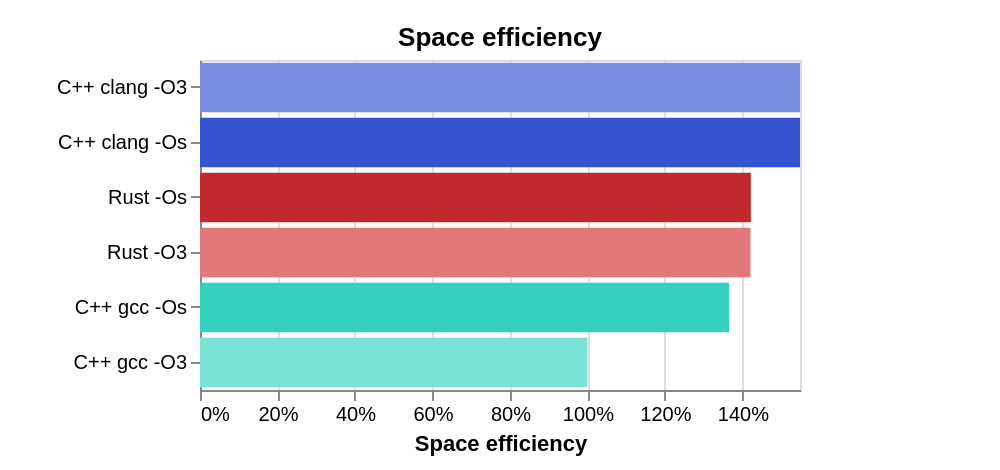

Vega-Lite specification for this chart:
### Vega-Lite specification from a JSON file in a GitHub repository (floating-point values rounded to 4 significant figures)
{"$schema": "https://vega.github.io/schema/vega-lite/v5.json", "title": "Space efficiency", "data": {"values": [{"Logic blocks": 1945, "Flip-flops": 626, "RAM blocks": 0, "trueDualPortBlockRam": 0, "Multipliers": 0, "otherBlocks": 0, "Area": 2571, "Maximum frequency (MHz)": 83.13, "Average clock cycles": 325, "id": "md5_rust_size", "Setup": "Rust -Os", "Scenario": "Rust", "compilerSetup": "rust -Os", "Implementation": "Rust", "Function": "md5", "Compiler": "Rust", "Optimized for": "size", "Optimization flag": "-Os", "Language": "Rust", "Idiomatic": "false", "From crates.io": "false", "color": "#C1292E"}, {"Logic blocks": 1997, "Flip-flops": 626, "RAM blocks": 0, "trueDualPortBlockRam": 0, "Multipliers": 0, "otherBlocks": 0, "Area": 2623, "Maximum frequency (MHz)": 84.75, "Average clock cycles": 325, "id": "md5_rust_speed", "Setup": "Rust -O3", "Scenario": "Rust", "compilerSetup": "rust -O3", "Implementation": "Rust", "Function": "md5", "Compiler": "Rust", "Optimized for": "speed", "Optimization flag": "-O3", "Language": "Rust", "Idiomatic": "false", "From crates.io": "false", "color": "#E2787C"}, {"Logic blocks": 2043, "Flip-flops": 556, "RAM blocks": 0, "trueDualPortBlockRam": 0, "Multipliers": 0, "otherBlocks": 0, "Area": 2599, "Maximum frequency (MHz)": 91.81, "Average clock cycles": 326, "id": "md5_clang_speed", "Setup": "C++ clang -O3", "Scenario": "C++ clang", "compilerSetup": "clang -O3", "Implementation": "C++", "Function": "md5", "Compiler": "Clang", "Optimized for": "speed", "Optimization flag": "-O3", "Language": "C++", "Idiomatic": "false", "From crates.io": "false", "color": "#7A8FE1"}, {"Logic blocks": 2613, "Flip-flops": 765, "RAM blocks": 0, "trueDualPortBlockRam": 0, "Multipliers": 0, "otherBlocks": 0, "Area": 3378, "Maximum frequency (MHz)": 103.3, "Average clock cycles": 437, "id": "md5_gcc_speed", "Setup": "C++ gcc -O3", "Scenario": "C++ gcc", "compilerSetup": "gcc -O3", "Implementation": "C++", "Function": "md5", "Compiler": "GCC", "Optimized for": "speed", "Optimization flag": "-O3", "Language": "C++", "Idiomatic": "false", "From crates.io": "false", "color": "#7AE1D5"}, {"Logic blocks": 2043, "Flip-flops": 556, "RAM blocks": 0, "trueDualPortBlockRam": 0, "Multipliers": 0, "otherBlocks": 0, "Area": 2599, "Maximum frequency (MHz)": 91.81, "Average clock cycles": 326, "id": "md5_clang_size", "Setup": "C++ clang -Os", "Scenario": "C++ clang", "compilerSetup": "clang -Os", "Implementation": "C++", "Function": "md5", "Compiler": "Clang", "Optimized for": "size", "Optimization flag": "-Os", "Language": "C++", "Idiomatic": "false", "From crates.io": "false", "color": "#3454D1"}, {"Logic blocks": 1961, "Flip-flops": 599, "RAM blocks": 0, "trueDualPortBlockRam": 0, "Multipliers": 0, "otherBlocks": 0, "Area": 2560, "Maximum frequency (MHz)": 91.47, "Average clock cycles": 374, "id": "md5_gcc_size", "Setup": "C++ gcc -Os", "Scenario": "C++ gcc", "compilerSetup": "gcc -Os", "Implementation": "C++", "Function": "md5", "Compiler": "GCC", "Optimized for": "size", "Optimization flag": "-Os", "Language": "C++", "Idiomatic": "false", "From crates.io": "false", "color": "#34D1BF"}]}, "transform": [{"calculate": "round(datum['Average clock cycles'] / (datum['Maximum frequency (MHz)'] * 1000000) * 1000000000)", "as": "Execution duration (ns)"}, {"calculate": "1000000000 / datum['Execution duration (ns)']", "as": "Executions per second"}, {"calculate": "datum['Executions per second'] / datum['Area']", "as": "Raw space efficiency"}, {"joinaggregate": [{"op": "min", "field": "Raw space efficiency", "as": "Baseline space efficiency"}]}, {"calculate": "datum['Raw space efficiency'] / ((warn(index)['Raw space efficiency'] > 0)&&( index['Raw space efficiency'][0] != -1) ? index['Raw space efficiency'][0] : datum['Baseline space efficiency'])", "as": "Space efficiency"}, {"joinaggregate": [{"op": "max", "field": "Space efficiency", "as": "Max space efficiency"}]}], "autosize": "none", "padding": {"left": 100, "top": 30, "right": 100, "bottom": 40}, "width": 300, "height": 165, "mark": {"type": "bar", "tooltip": true, "stroke": "black"}, "encoding": {"y": {"field": "Setup", "title": null, "sort": "-x"}, "x": {"field": "Space efficiency", "type": "quantitative", "axis": {"format": "%"}, "scale": {"nice": false}}, "color": {"legend": null, "field": "color", "type": "nominal", "scale": {"range": {"field": "color"}}}, "opacity": {"condition": {"param": "index", "empty": true, "value": 1}, "value": 0.5}, "tooltip": [{"field": "Space efficiency", "type": "quantitative", "format": "%"}, {"field": "Execution duration (ns)", "type": "quantitative"}, {"field": "Area", "type": "quantitative"}, {"field": "Average clock cycles", "type": "quantitative"}, {"field": "Maximum frequency (MHz)", "type": "quantitative"}, {"field": "Compiler"}, {"field": "Optimized for"}], "strokeWidth": {"condition": [{"param": "hover", "empty": false, "value": 0.5}], "value": 0}}, "params": [{"name": "hover", "select": {"type": "point", "on": "mouseover"}}, {"name": "index", "select": {"type": "point", "fields": ["Raw space efficiency"], "on": "click"}}]}
